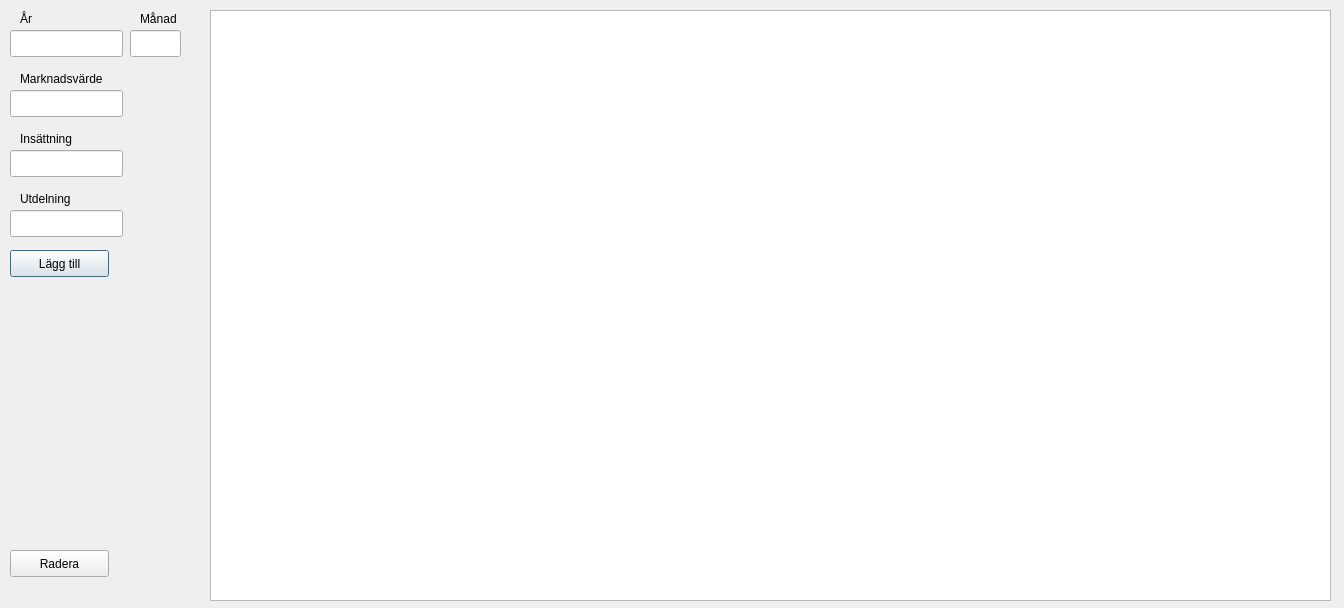
<?xml version="1.0" encoding="UTF-8"?>
<ui version="4.0">
 <class>AdminMyPortfolio</class>
 <widget class="QDialog" name="AdminMyPortfolio">
  <property name="geometry">
   <rect>
    <x>0</x>
    <y>0</y>
    <width>1344</width>
    <height>608</height>
   </rect>
  </property>
  <property name="windowTitle">
   <string>Dialog</string>
  </property>
  <widget class="QLineEdit" name="yearLineEditAdminPortfolio">
   <property name="geometry">
    <rect>
     <x>10</x>
     <y>30</y>
     <width>113</width>
     <height>27</height>
    </rect>
   </property>
  </widget>
  <widget class="QLineEdit" name="monthLineEditAdminPortfolio">
   <property name="geometry">
    <rect>
     <x>130</x>
     <y>30</y>
     <width>51</width>
     <height>27</height>
    </rect>
   </property>
  </widget>
  <widget class="QLabel" name="label">
   <property name="geometry">
    <rect>
     <x>20</x>
     <y>10</y>
     <width>67</width>
     <height>17</height>
    </rect>
   </property>
   <property name="text">
    <string>År</string>
   </property>
  </widget>
  <widget class="QLabel" name="label_2">
   <property name="geometry">
    <rect>
     <x>140</x>
     <y>10</y>
     <width>67</width>
     <height>17</height>
    </rect>
   </property>
   <property name="text">
    <string>Månad</string>
   </property>
  </widget>
  <widget class="QLineEdit" name="marketValueLineEditAdminPortfolio">
   <property name="geometry">
    <rect>
     <x>10</x>
     <y>90</y>
     <width>113</width>
     <height>27</height>
    </rect>
   </property>
  </widget>
  <widget class="QLabel" name="label_3">
   <property name="geometry">
    <rect>
     <x>20</x>
     <y>70</y>
     <width>151</width>
     <height>17</height>
    </rect>
   </property>
   <property name="text">
    <string>Marknadsvärde</string>
   </property>
  </widget>
  <widget class="QLabel" name="label_4">
   <property name="geometry">
    <rect>
     <x>20</x>
     <y>130</y>
     <width>111</width>
     <height>17</height>
    </rect>
   </property>
   <property name="text">
    <string>Insättning</string>
   </property>
  </widget>
  <widget class="QLineEdit" name="addedMoneyLineEditAdminPortfolio">
   <property name="geometry">
    <rect>
     <x>10</x>
     <y>150</y>
     <width>113</width>
     <height>27</height>
    </rect>
   </property>
  </widget>
  <widget class="QLabel" name="label_5">
   <property name="geometry">
    <rect>
     <x>20</x>
     <y>190</y>
     <width>111</width>
     <height>17</height>
    </rect>
   </property>
   <property name="text">
    <string>Utdelning</string>
   </property>
  </widget>
  <widget class="QLineEdit" name="ReceivedDividentLineEditAdminPortfolio">
   <property name="geometry">
    <rect>
     <x>10</x>
     <y>210</y>
     <width>113</width>
     <height>27</height>
    </rect>
   </property>
  </widget>
  <widget class="QPushButton" name="addDataPushButton">
   <property name="geometry">
    <rect>
     <x>10</x>
     <y>250</y>
     <width>99</width>
     <height>27</height>
    </rect>
   </property>
   <property name="text">
    <string>Lägg till</string>
   </property>
  </widget>
  <widget class="QTableView" name="tableView">
   <property name="geometry">
    <rect>
     <x>210</x>
     <y>10</y>
     <width>1121</width>
     <height>591</height>
    </rect>
   </property>
  </widget>
  <widget class="QPushButton" name="removeDataPushButton">
   <property name="geometry">
    <rect>
     <x>10</x>
     <y>550</y>
     <width>99</width>
     <height>27</height>
    </rect>
   </property>
   <property name="text">
    <string>Radera</string>
   </property>
  </widget>
 </widget>
 <resources/>
 <connections/>
</ui>
